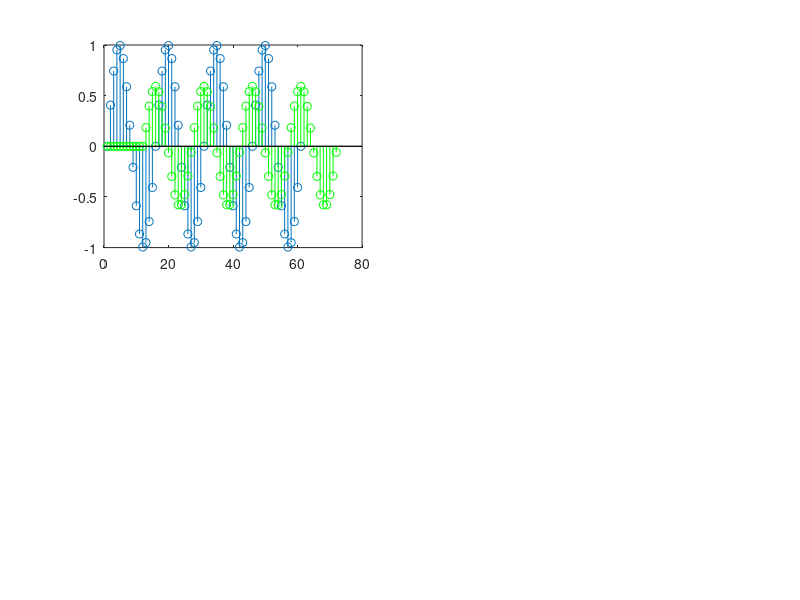

Write the MATLAB code that produced this figure. (Note: this script raises an error after producing the figure.)
% Unittest script for the PointSource class
%   The script creates PointSources with a test signal. Then it uses
%   the PointSource.GetSignal(Vector2D) and PointSource.GetValue(Vector2D)
%   functions to calculate the signal
%   at a given location corresponding to a list of integral and fractional
%   delays. It creates comparative plots with analytically delayed
%   (expected) signal values and the signal resulting from the GetSignal
%   function.
%
%   Four plots demonstrate the correctness of the tested method by
%   observing results at large ( >> Thiran order), small ( < Thiran order)
%   very small ( < 1.0) and integral (= 3.0) delay values.

clc;
clear all;
close all;

length = 100;
delay = 11.24;
fs = 8000;

signal = sin(2*pi/15*(0:length-40));
delayed_signal = sin(2*pi/15*((0:length-40+floor(delay))-delay));
delayed_signal(1:ceil(delay)) = 0;

distance = delay / fs * 340;
delayed_signal = delayed_signal / ( 2 * sqrt(pi) * distance );

subplot(2,2,1)

stem(signal); hold on;
stem(delayed_signal, 'green');

ps = PointSource(Vector2D(0,distance), signal, fs);
tic;
ps_signal = ps.GetSignal(Vector2D(0,0));
toc;

stem(ps_signal, 'red');

title(sprintf('PointSource.GetSignal(Vector2D) with a total delay of %0.2f', delay));
plot([delay+1 delay+1],[-1 1], 'black');
legend('Original', 'Analytically delayed', 'Test');

hold off;

%%

length = 100;
delay = 1.24;
fs = 8000;

signal = sin(2*pi/15*(0:length-40));
delayed_signal = sin(2*pi/15*((0:length-40+floor(delay))-delay));
delayed_signal(1:ceil(delay)) = 0;

distance = delay / fs * 340;
delayed_signal = delayed_signal / ( 2 * sqrt(pi) * distance );

subplot(2,2,2)
stem(signal); hold on;
stem(delayed_signal, 'green');

ps = PointSource(Vector2D(0,distance), signal, fs);
ps_signal = ps.GetSignal(Vector2D(0,0));

stem(ps_signal, 'red');
title(sprintf('PointSource.GetSignal(Vector2D) with a total delay of %0.2f', delay));

plot([delay+1 delay+1],[-1 1], 'black');
legend('Original', 'Analytically delayed', 'Test');

ha = axes('Position',[0 0 1 1],'Xlim',[0 1],'Ylim',[0 
1],'Box','off','Visible','off','Units','normalized', 'clipping' , 'off');

text(0.5, 1,'\bf PointSource unittest','HorizontalAlignment' ,'center','VerticalAlignment', 'top')

%%

length = 100;
delay = 0.52;
fs = 8000;

signal = sin(2*pi/15*(0:length-40));
delayed_signal = sin(2*pi/15*((0:length-40+floor(delay))-delay));
delayed_signal(1:ceil(delay)) = 0;

distance = delay / fs * 340;
delayed_signal = delayed_signal / ( 2 * sqrt(pi) * distance );

subplot(2,2,3)
stem(signal); hold on;
stem(delayed_signal, 'green');

ps = PointSource(Vector2D(0,distance), signal, fs);
ps_signal = ps.GetSignal(Vector2D(0,0));

stem(ps_signal, 'red');
title(sprintf('PointSource.GetSignal(Vector2D) with a total delay of %0.2f', delay));

plot([delay+1 delay+1],[-1 1], 'black');
legend('Original', 'Analytically delayed', 'Test');

ha = axes('Position',[0 0 1 1],'Xlim',[0 1],'Ylim',[0 
1],'Box','off','Visible','off','Units','normalized', 'clipping' , 'off');

text(0.5, 1,'\bf PointSource unittest','HorizontalAlignment' ,'center','VerticalAlignment', 'top')

%%

length = 100;
delay = 3.0;
fs = 8000;

signal = sin(2*pi/15*(0:length-40));
delayed_signal = sin(2*pi/15*((0:length-40+floor(delay))-delay));
delayed_signal(1:ceil(delay)) = 0;

distance = delay / fs * 340;
delayed_signal = delayed_signal / ( 2 * sqrt(pi) * distance );

subplot(2,2,4)
stem(signal); hold on;
stem(delayed_signal, 'green');

ps = PointSource(Vector2D(0,distance), signal, fs);
ps_signal = ps.GetSignal(Vector2D(0,0));

stem(ps_signal, 'red');
title(sprintf('PointSource.GetSignal(Vector2D) with a total delay of %0.2f', delay));

plot([delay+1 delay+1],[-1 1], 'black');
legend('Original', 'Analytically delayed', 'Test');

ha = axes('Position',[0 0 1 1],'Xlim',[0 1],'Ylim',[0 
1],'Box','off','Visible','off','Units','normalized', 'clipping' , 'off');

text(0.5, 1,'\bf PointSource.GetSignal unittest','HorizontalAlignment' ,'center','VerticalAlignment', 'top')

%%
length = 100;
delay = 11.24;
fs = 8000;

signal = sin(2*pi/15*(0:length-40));
delayed_signal = sin(2*pi/15*((0:length-40+floor(delay))-delay));
delayed_signal(1:ceil(delay)) = 0;

distance = delay / fs * 340;
delayed_signal = delayed_signal / ( 2 * sqrt(pi) * distance );

figure;
subplot(2,2,1);
stem(signal); hold on;
stem(delayed_signal, 'green');

ps = PointSource(Vector2D(0,distance), signal, fs);

ps_signal = zeros(1, length);
for k = 1:length
    ps_signal(k) = ps.GetValue(Vector2D(0,0), k);
end

stem(ps_signal, 'red');
title(sprintf('PointSource.GetValue(Vector2D) with a total delay of %0.2f', delay));
plot([delay+1 delay+1],[-1 1], 'black');
legend('Original', 'Analytically delayed', 'Test');

ha = axes('Position',[0 0 1 1],'Xlim',[0 1],'Ylim',[0 
1],'Box','off','Visible','off','Units','normalized', 'clipping' , 'off');
text(0.5, 1,'\bf PointSource.GetValue unittest','HorizontalAlignment' ,'center','VerticalAlignment', 'top')

%%
length = 100;
delay = 1.57;
fs = 8000;

signal = sin(2*pi/15*(0:length-40));
delayed_signal = sin(2*pi/15*((0:length-40+floor(delay))-delay));
delayed_signal(1:ceil(delay)) = 0;

distance = delay / fs * 340;
delayed_signal = delayed_signal / ( 2 * sqrt(pi) * distance );

subplot(2,2,2);
stem(signal); hold on;
stem(delayed_signal, 'green');

ps = PointSource(Vector2D(0,distance), signal, fs);

ps_signal = zeros(1, length);
for k = 1:length
    ps_signal(k) = ps.GetValue(Vector2D(0,0), k);
end

stem(ps_signal, 'red');
title(sprintf('PointSource.GetValue(Vector2D) with a total delay of %0.2f', delay));
plot([delay+1 delay+1],[-1 1], 'black');
legend('Original', 'Analytically delayed', 'Test');

ha = axes('Position',[0 0 1 1],'Xlim',[0 1],'Ylim',[0 
1],'Box','off','Visible','off','Units','normalized', 'clipping' , 'off');
text(0.5, 1,'\bf PointSource.GetValue unittest','HorizontalAlignment' ,'center','VerticalAlignment', 'top')

%%
length = 100;
delay = 0.37;
fs = 8000;

signal = sin(2*pi/15*(0:length-40));
delayed_signal = sin(2*pi/15*((0:length-40+floor(delay))-delay));
delayed_signal(1:ceil(delay)) = 0;

distance = delay / fs * 340;
delayed_signal = delayed_signal / ( 2 * sqrt(pi) * distance );

subplot(2,2,3);
stem(signal); hold on;
stem(delayed_signal, 'green');

ps = PointSource(Vector2D(0,distance), signal, fs);

ps_signal = zeros(1, length);
for k = 1:length
    ps_signal(k) = ps.GetValue(Vector2D(0,0), k);
end

stem(ps_signal, 'red');
title(sprintf('PointSource.GetValue(Vector2D) with a total delay of %0.2f', delay));
plot([delay+1 delay+1],[-1 1], 'black');
legend('Original', 'Analytically delayed', 'Test');

ha = axes('Position',[0 0 1 1],'Xlim',[0 1],'Ylim',[0 
1],'Box','off','Visible','off','Units','normalized', 'clipping' , 'off');
text(0.5, 1,'\bf PointSource.GetValue unittest','HorizontalAlignment' ,'center','VerticalAlignment', 'top')

%%
length = 100;
delay = 3.0;
fs = 8000;

signal = sin(2*pi/15*(0:length-40));
delayed_signal = sin(2*pi/15*((0:length-40+floor(delay))-delay));
delayed_signal(1:ceil(delay)) = 0;

distance = delay / fs * 340;
delayed_signal = delayed_signal / ( 2 * sqrt(pi) * distance );

subplot(2,2,4);
stem(signal); hold on;
stem(delayed_signal, 'green');

ps = PointSource(Vector2D(0,distance), signal, fs);

ps_signal = zeros(1, length);
tic;
for k = 1:length
    ps_signal(k) = ps.GetValue(Vector2D(0,0), k);
end
toc;

stem(ps_signal, 'red');
title(sprintf('PointSource.GetValue(Vector2D) with a total delay of %0.2f', delay));
plot([delay+1 delay+1],[-1 1], 'black');
legend('Original', 'Analytically delayed', 'Test');

ha = axes('Position',[0 0 1 1],'Xlim',[0 1],'Ylim',[0 
1],'Box','off','Visible','off','Units','normalized', 'clipping' , 'off');
text(0.5, 1,'\bf PointSource.GetValue unittest','HorizontalAlignment' ,'center','VerticalAlignment', 'top')

